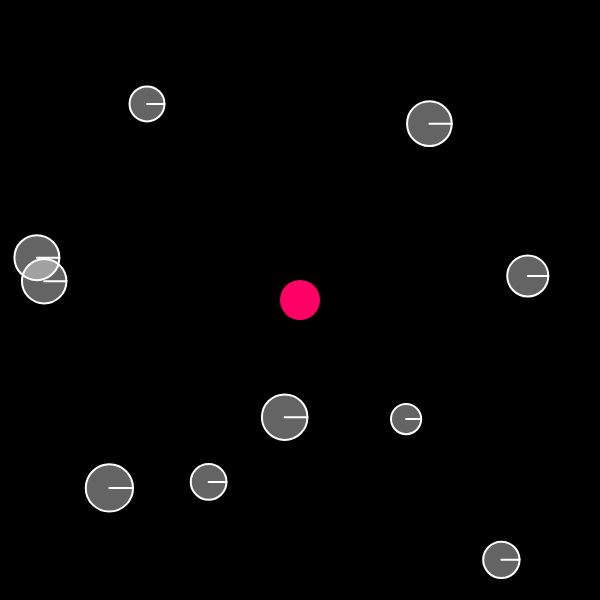
Frame 1 (no input)
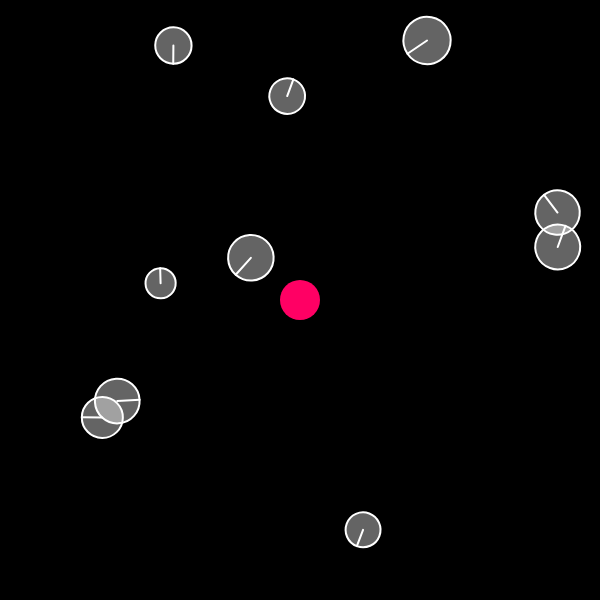
Frame 60 (no input)
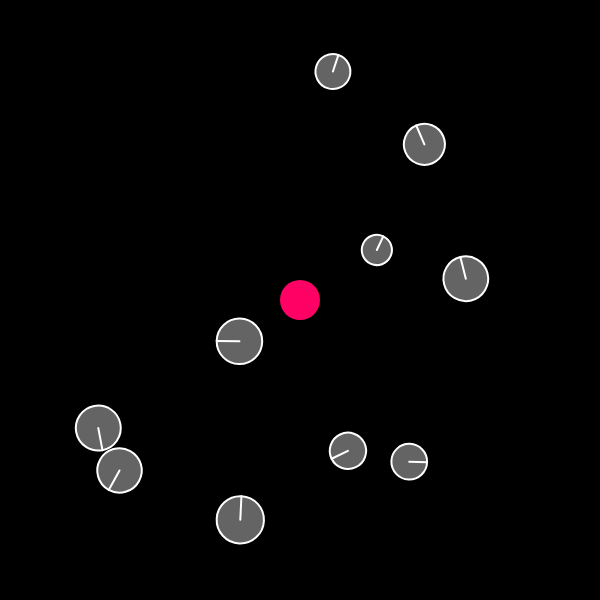
Frame 120 (the mouse pressed at the canvas centre since frame 60)

The p5.js sketch that drew these frames (run headless with seeded random() and noise() and a simulated clock; from frame 60 on, the mouse is pressed at the canvas centre):

// p5.js sketch
// ── sketch.js
/*
 * Our Gravitational Attraction with some added angular motion
 */

// Global variables for our elements
const movers = [];
let attractor;

function setup() {
  createCanvas(600, 600);

  // Create 10 movers
  for (let i = 0; i < 10; i++) {
    const x = random(width);
    const y = random(height);
    const m = random(50, 150);

    movers[i] = new Mover(x, y, m);
  }

  // Create an attractor in the middle of the screen and give it an
  // arbitrary mass
  attractor = new Attractor(width * 0.5, height * 0.5, 100);
}

function draw() {
  background(0);

  // Draw all the movers and apply force
  for (let mover of movers) {
    mover.update();
    mover.show();
    attractor.attract(mover);
  }

  if (mouseIsPressed) {
    attractor.position.x = mouseX;
    attractor.position.y = mouseY;
  }
  attractor.show();
}

// ── attractor.js
class Attractor {
  constructor(x, y, m) {
    this.position = createVector(x, y);
    this.mass = m;
    this.radius = sqrt(this.mass) * 2;
  }

  attract(mover) {
    const force = p5.Vector.sub(this.position, mover.position);
    const distanceSq = constrain(force.magSq(), 100, 1000);
    const G = 5;
    const strength = (G * (this.mass * mover.mass)) / distanceSq;
    force.setMag(strength);
    mover.applyForce(force);
  }

  show() {
    noStroke();
    fill(255, 0, 100);
    ellipse(this.position.x, this.position.y, this.radius * 2);
  }
}

// ── mover.js
class Mover {
  constructor(x, y, m) {
    this.position = createVector(x, y);
    this.velocity = p5.Vector.random2D();
    this.acceleration = createVector(0, 0);
    this.mass = m;
    this.radius = sqrt(this.mass) * 2;

    // Setup variables for the angular motion
    this.angle = 0;
    this.angelVelocity = 0;
    this.angleAcceleration = 0;
  }

  applyForce(force) {
    const f = p5.Vector.div(force, this.mass);
    this.acceleration.add(f);
  }

  update() {
    this.velocity.add(this.acceleration);
    this.position.add(this.velocity);

    this.angleAcceleration = this.acceleration.y / 50.0;

    this.angelVelocity += this.angleAcceleration;
    this.angle += this.angelVelocity;

    this.acceleration.set(0, 0);
  }

  show() {
    stroke(255);
    strokeWeight(2);
    fill(255, 100);
    push();
    translate(this.position.x, this.position.y);
    rotate(this.angle);
    line(0, 0, this.radius, 0);
    ellipse(0, 0, this.radius * 2);
    pop();
  }
}
